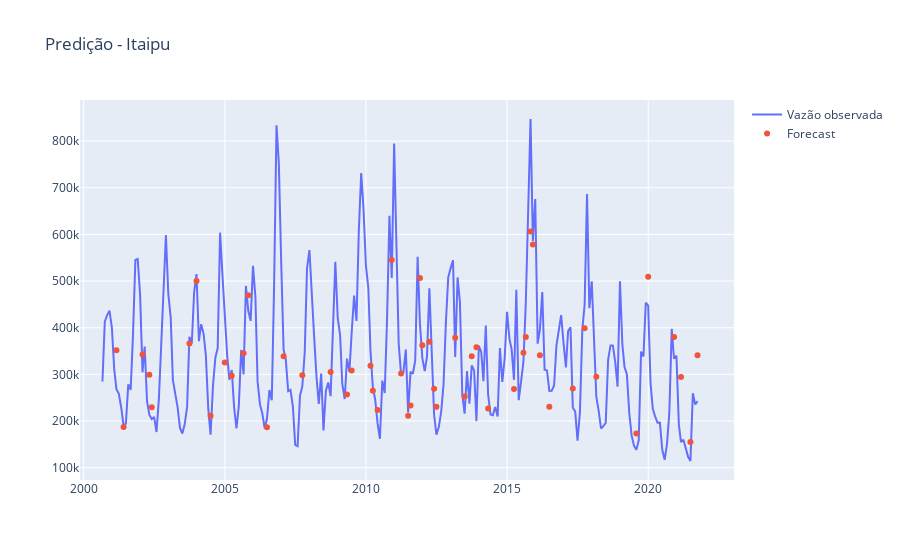

The notebook cell saved with this chart:
### Code cell
fig = go.Figure()

fig.add_trace(
    go.Scatter(
        x=X_data.index,
        y=y_original.values.ravel(), # vazão observada
        mode='lines',
        name='Vazão observada',
    )
)

fig.add_trace(
    go.Scatter(
        x=X_test.index,
        y=y_pred.ravel(), # vazão prevista
        mode='markers',
        name='Forecast',
    )
)

fig.update_layout(title=f'Predição - Itaipu')

fig.write_image(f"{dir_figures}/history_measured_vs_predicted_plot.png", width=1400, scale=1)

fig.show()

### Figure 1 — Plotly figure (JSON) as saved in the notebook; plotly's stock layout.template omitted (floating-point values rounded to 4 significant figures; data arrays with more than 128 entries replaced by an {"elided": "..."} marker saying what was removed)
{"data": [{"mode": "lines", "name": "Vazão observada", "type": "scatter", "x": {"elided": "254 str values"}, "y": {"elided": "254 float values"}}, {"mode": "markers", "name": "Forecast", "type": "scatter", "x": ["2007-09-30", "2013-06-30", "2015-03-31", "2012-05-31", "2006-06-30", "2013-09-30", "2021-06-30", "2008-09-30", "2011-12-31", "2004-06-30", "2005-03-31", "2015-11-30", "2016-02-29", "2019-12-31", "2012-03-31", "2021-02-28", "2004-12-31", "2001-02-28", "2010-03-31", "2002-04-30", "2003-09-30", "2013-02-28", "2021-09-30", "2016-06-30", "2014-04-30", "2015-07-31", "2003-12-31", "2011-07-31", "2013-11-30", "2011-06-30", "2011-11-30", "2010-02-28", "2017-09-30", "2001-05-31", "2005-10-31", "2011-03-31", "2018-02-28", "2019-07-31", "2015-08-31", "2002-05-31", "2015-10-31", "2007-01-31", "2017-04-30", "2002-01-31", "2020-11-30", "2010-05-31", "2009-06-30", "2012-06-30", "2009-04-30", "2010-11-30", "2005-08-31"], "y": [298400.0, 252500.0, 268800.0, 269200.0, 187000.0, 338800.0, 154900.0, 305300.0, 362300.0, 211200.0, 297300.0, 578500.0, 341100.0, 509400.0, 370000.0, 294600.0, 325500.0, 351600.0, 264700.0, 299100.0, 366000.0, 378400.0, 341200.0, 230700.0, 227000.0, 346600.0, 500000.0, 233100.0, 357900.0, 211200.0, 506600.0, 318700.0, 399100.0, 187100.0, 469900.0, 302000.0, 294800.0, 173300.0, 380200.0, 229400.0, 606100.0, 339000.0, 269800.0, 342800.0, 380300.0, 223900.0, 308400.0, 230400.0, 257000.0, 545000.0, 345200.0]}], "layout": {"title": {"text": "Predição - Itaipu"}}}
